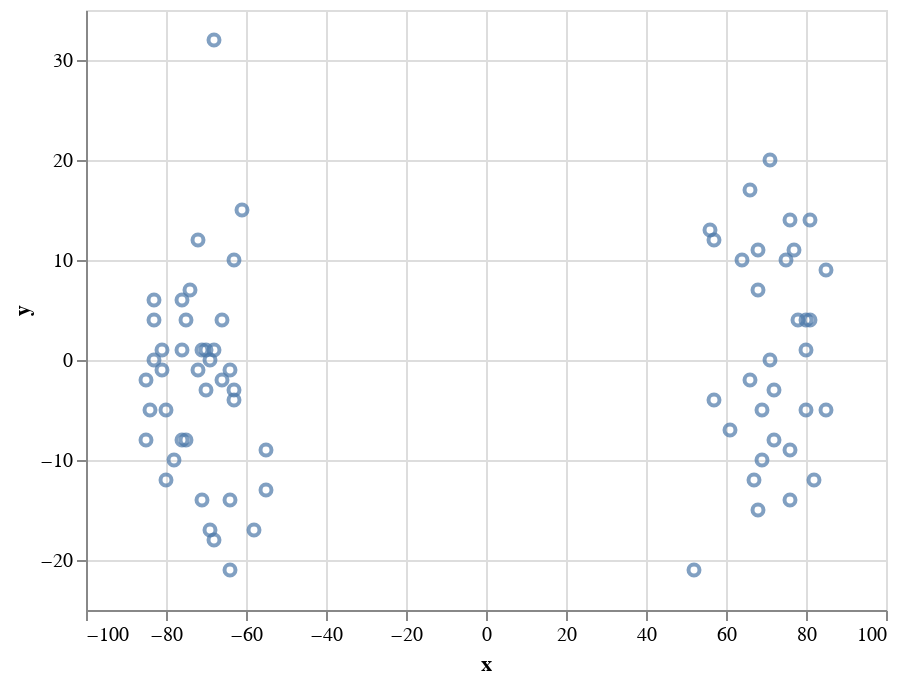

Here is the notebook cell this chart was saved with:
### Code cell
alt.Chart(teste).mark_point().encode(
    x='x',
    y='y'
).interactive()

### Figure 1 — Vega-Lite specification as saved in the notebook (floating-point values rounded to 4 significant figures)
{"$schema": "https://vega.github.io/schema/vega-lite/v3.4.0.json", "config": {"mark": {"tooltip": null}, "view": {"height": 300, "width": 400}}, "data": {"name": "data-76f21e655cc1680952d43bf1f4fe53da"}, "datasets": {"data-76f21e655cc1680952d43bf1f4fe53da": [{"game_id": 2016030133, "goal": 1, "periodType": "REGULAR", "player_name": "Auston Matthews", "shot_type": "Wrist Shot", "x": -75, "y": 4}, {"game_id": 2016030134, "goal": 1, "periodType": "REGULAR", "player_name": "Auston Matthews", "shot_type": "Wrist Shot", "x": -80, "y": -5}, {"game_id": 2016030135, "goal": 1, "periodType": "REGULAR", "player_name": "Auston Matthews", "shot_type": "Wrist Shot", "x": -84, "y": -5}, {"game_id": 2016030136, "goal": 1, "periodType": "REGULAR", "player_name": "Auston Matthews", "shot_type": "Wrist Shot", "x": -72, "y": -1}, {"game_id": 2016020933, "goal": 1, "periodType": "REGULAR", "player_name": "Auston Matthews", "shot_type": "Wrist Shot", "x": 69, "y": -5}, {"game_id": 2016020586, "goal": 1, "periodType": "REGULAR", "player_name": "Auston Matthews", "shot_type": "Wrist Shot", "x": -85, "y": -2}, {"game_id": 2017020063, "goal": 1, "periodType": "REGULAR", "player_name": "Auston Matthews", "shot_type": "Wrist Shot", "x": 76, "y": 14}, {"game_id": 2017020063, "goal": 1, "periodType": "OVERTIME", "player_name": "Auston Matthews", "shot_type": "Wrist Shot", "x": -76, "y": -8}, {"game_id": 2016020894, "goal": 1, "periodType": "SHOOTOUT", "player_name": "Auston Matthews", "shot_type": "Wrist Shot", "x": 69, "y": -10}, {"game_id": 2017020092, "goal": 1, "periodType": "REGULAR", "player_name": "Auston Matthews", "shot_type": "Wrist Shot", "x": -64, "y": -14}, {"game_id": 2017020617, "goal": 1, "periodType": "SHOOTOUT", "player_name": "Auston Matthews", "shot_type": "Wrist Shot", "x": -69, "y": 0}, {"game_id": 2016020072, "goal": 1, "periodType": "SHOOTOUT", "player_name": "Auston Matthews", "shot_type": "Wrist Shot", "x": 78, "y": 4}, {"game_id": 2016021176, "goal": 1, "periodType": "REGULAR", "player_name": "Auston Matthews", "shot_type": "Wrist Shot", "x": -64, "y": -1}, {"game_id": 2016020057, "goal": 1, "periodType": "REGULAR", "player_name": "Auston Matthews", "shot_type": "Wrist Shot", "x": -70, "y": -3}, {"game_id": 2016020313, "goal": 1, "periodType": "REGULAR", "player_name": "Auston Matthews", "shot_type": "Wrist Shot", "x": -83, "y": 0}, {"game_id": 2017020637, "goal": 1, "periodType": "SHOOTOUT", "player_name": "Auston Matthews", "shot_type": "Wrist Shot", "x": -71, "y": 1}, {"game_id": 2016021146, "goal": 1, "periodType": "REGULAR", "player_name": "Auston Matthews", "shot_type": "Wrist Shot", "x": 64, "y": 10}, {"game_id": 2017020426, "goal": 1, "periodType": "SHOOTOUT", "player_name": "Auston Matthews", "shot_type": "Wrist Shot", "x": -76, "y": 1}, {"game_id": 2016020503, "goal": 1, "periodType": "REGULAR", "player_name": "Auston Matthews", "shot_type": "Wrist Shot", "x": 52, "y": -21}, {"game_id": 2016021131, "goal": 1, "periodType": "REGULAR", "player_name": "Auston Matthews", "shot_type": "Wrist Shot", "x": -74, "y": 7}, {"game_id": 2017020139, "goal": 1, "periodType": "REGULAR", "player_name": "Auston Matthews", "shot_type": "Wrist Shot", "x": -66, "y": 4}, {"game_id": 2016020087, "goal": 1, "periodType": "REGULAR", "player_name": "Auston Matthews", "shot_type": "Wrist Shot", "x": -63, "y": 10}, {"game_id": 2017020909, "goal": 1, "periodType": "REGULAR", "player_name": "Auston Matthews", "shot_type": "Wrist Shot", "x": 68, "y": 11}, {"game_id": 2016020001, "goal": 1, "periodType": "REGULAR", "player_name": "Auston Matthews", "shot_type": "Wrist Shot", "x": -70, "y": 1}, {"game_id": 2016020001, "goal": 1, "periodType": "REGULAR", "player_name": "Auston Matthews", "shot_type": "Wrist Shot", "x": 76, "y": -14}, {"game_id": 2016020001, "goal": 1, "periodType": "REGULAR", "player_name": "Auston Matthews", "shot_type": "Wrist Shot", "x": 81, "y": 4}, {"game_id": 2017021142, "goal": 1, "periodType": "REGULAR", "player_name": "Auston Matthews", "shot_type": "Wrist Shot", "x": 68, "y": -15}, {"game_id": 2016021107, "goal": 1, "periodType": "REGULAR", "player_name": "Auston Matthews", "shot_type": "Wrist Shot", "x": 80, "y": 4}, {"game_id": 2016021159, "goal": 1, "periodType": "REGULAR", "player_name": "Auston Matthews", "shot_type": "Wrist Shot", "x": -75, "y": -8}, {"game_id": 2016021159, "goal": 1, "periodType": "REGULAR", "player_name": "Auston Matthews", "shot_type": "Wrist Shot", "x": 66, "y": -2}, {"game_id": 2017020773, "goal": 1, "periodType": "REGULAR", "player_name": "Auston Matthews", "shot_type": "Wrist Shot", "x": -63, "y": -3}, {"game_id": 2017020298, "goal": 1, "periodType": "REGULAR", "player_name": "Auston Matthews", "shot_type": "Wrist Shot", "x": 80, "y": -5}, {"game_id": 2017020298, "goal": 1, "periodType": "REGULAR", "player_name": "Auston Matthews", "shot_type": "Wrist Shot", "x": 66, "y": 17}, {"game_id": 2017020572, "goal": 1, "periodType": "REGULAR", "player_name": "Auston Matthews", "shot_type": "Wrist Shot", "x": -58, "y": -17}, {"game_id": 2016020788, "goal": 1, "periodType": "REGULAR", "player_name": "Auston Matthews", "shot_type": "Wrist Shot", "x": -76, "y": 6}, {"game_id": 2017020035, "goal": 1, "periodType": "OVERTIME", "player_name": "Auston Matthews", "shot_type": "Wrist Shot", "x": 61, "y": -7}, {"game_id": 2017021223, "goal": 1, "periodType": "REGULAR", "player_name": "Auston Matthews", "shot_type": "Wrist Shot", "x": 71, "y": 20}, {"game_id": 2017021223, "goal": 1, "periodType": "REGULAR", "player_name": "Auston Matthews", "shot_type": "Wrist Shot", "x": -71, "y": -14}, {"game_id": 2017020808, "goal": 1, "periodType": "REGULAR", "player_name": "Auston Matthews", "shot_type": "Wrist Shot", "x": -83, "y": 6}, {"game_id": 2017020844, "goal": 1, "periodType": "REGULAR", "player_name": "Auston Matthews", "shot_type": "Wrist Shot", "x": -55, "y": -13}, {"game_id": 2016020289, "goal": 1, "periodType": "REGULAR", "player_name": "Auston Matthews", "shot_type": "Wrist Shot", "x": -78, "y": -10}, {"game_id": 2016020535, "goal": 1, "periodType": "REGULAR", "player_name": "Auston Matthews", "shot_type": "Wrist Shot", "x": -66, "y": -2}, {"game_id": 2016020367, "goal": 1, "periodType": "REGULAR", "player_name": "Auston Matthews", "shot_type": "Wrist Shot", "x": 72, "y": -3}, {"game_id": 2017020177, "goal": 1, "periodType": "REGULAR", "player_name": "Auston Matthews", "shot_type": "Wrist Shot", "x": -81, "y": 1}, {"game_id": 2017020593, "goal": 1, "periodType": "REGULAR", "player_name": "Auston Matthews", "shot_type": "Wrist Shot", "x": -61, "y": 15}, {"game_id": 2017020726, "goal": 1, "periodType": "REGULAR", "player_name": "Auston Matthews", "shot_type": "Wrist Shot", "x": 75, "y": 10}, {"game_id": 2018020030, "goal": 1, "periodType": "REGULAR", "player_name": "Auston Matthews", "shot_type": "Wrist Shot", "x": 81, "y": 14}, {"game_id": 2018020030, "goal": 1, "periodType": "REGULAR", "player_name": "Auston Matthews", "shot_type": "Wrist Shot", "x": 71, "y": 0}, {"game_id": 2018020018, "goal": 1, "periodType": "REGULAR", "player_name": "Auston Matthews", "shot_type": "Wrist Shot", "x": 56, "y": 13}, {"game_id": 2018020041, "goal": 1, "periodType": "REGULAR", "player_name": "Auston Matthews", "shot_type": "Wrist Shot", "x": -64, "y": -21}, {"game_id": 2018020052, "goal": 1, "periodType": "REGULAR", "player_name": "Auston Matthews", "shot_type": "Wrist Shot", "x": -69, "y": -17}, {"game_id": 2018020052, "goal": 1, "periodType": "REGULAR", "player_name": "Auston Matthews", "shot_type": "Wrist Shot", "x": 80, "y": 1}, {"game_id": 2018020065, "goal": 1, "periodType": "REGULAR", "player_name": "Auston Matthews", "shot_type": "Wrist Shot", "x": 85, "y": -5}, {"game_id": 2018020379, "goal": 1, "periodType": "REGULAR", "player_name": "Auston Matthews", "shot_type": "Wrist Shot", "x": -55, "y": -9}, {"game_id": 2018020379, "goal": 1, "periodType": "REGULAR", "player_name": "Auston Matthews", "shot_type": "Wrist Shot", "x": -72, "y": 12}, {"game_id": 2018020416, "goal": 1, "periodType": "OVERTIME", "player_name": "Auston Matthews", "shot_type": "Wrist Shot", "x": 57, "y": 12}, {"game_id": 2018020446, "goal": 1, "periodType": "REGULAR", "player_name": "Auston Matthews", "shot_type": "Wrist Shot", "x": -81, "y": -1}, {"game_id": 2018020765, "goal": 1, "periodType": "REGULAR", "player_name": "Auston Matthews", "shot_type": "Wrist Shot", "x": 68, "y": 7}, {"game_id": 2018020791, "goal": 1, "periodType": "REGULAR", "player_name": "Auston Matthews", "shot_type": "Wrist Shot", "x": -83, "y": 4}, {"game_id": 2018020821, "goal": 1, "periodType": "REGULAR", "player_name": "Auston Matthews", "shot_type": "Wrist Shot", "x": 82, "y": -12}, {"game_id": 2018020962, "goal": 1, "periodType": "REGULAR", "player_name": "Auston Matthews", "shot_type": "Wrist Shot", "x": 76, "y": -9}, {"game_id": 2018020873, "goal": 1, "periodType": "REGULAR", "player_name": "Auston Matthews", "shot_type": "Wrist Shot", "x": -80, "y": -12}, {"game_id": 2018020885, "goal": 1, "periodType": "REGULAR", "player_name": "Auston Matthews", "shot_type": "Wrist Shot", "x": -68, "y": -18}, {"game_id": 2018020885, "goal": 1, "periodType": "REGULAR", "player_name": "Auston Matthews", "shot_type": "Wrist Shot", "x": 57, "y": -4}, {"game_id": 2018021065, "goal": 1, "periodType": "REGULAR", "player_name": "Auston Matthews", "shot_type": "Wrist Shot", "x": 72, "y": -8}, {"game_id": 2018021093, "goal": 1, "periodType": "REGULAR", "player_name": "Auston Matthews", "shot_type": "Wrist Shot", "x": -68, "y": 1}, {"game_id": 2018021205, "goal": 1, "periodType": "REGULAR", "player_name": "Auston Matthews", "shot_type": "Wrist Shot", "x": -63, "y": -4}, {"game_id": 2018021185, "goal": 1, "periodType": "REGULAR", "player_name": "Auston Matthews", "shot_type": "Wrist Shot", "x": 85, "y": 9}, {"game_id": 2018030123, "goal": 1, "periodType": "REGULAR", "player_name": "Auston Matthews", "shot_type": "Wrist Shot", "x": 77, "y": 11}, {"game_id": 2018030124, "goal": 1, "periodType": "REGULAR", "player_name": "Auston Matthews", "shot_type": "Wrist Shot", "x": 67, "y": -12}, {"game_id": 2018030124, "goal": 1, "periodType": "REGULAR", "player_name": "Auston Matthews", "shot_type": "Wrist Shot", "x": -85, "y": -8}, {"game_id": 2018030126, "goal": 1, "periodType": "REGULAR", "player_name": "Auston Matthews", "shot_type": "Wrist Shot", "x": -68, "y": 32}]}, "encoding": {"x": {"field": "x", "type": "quantitative"}, "y": {"field": "y", "type": "quantitative"}}, "mark": "point", "selection": {"selector001": {"bind": "scales", "encodings": ["x", "y"], "type": "interval"}}}
